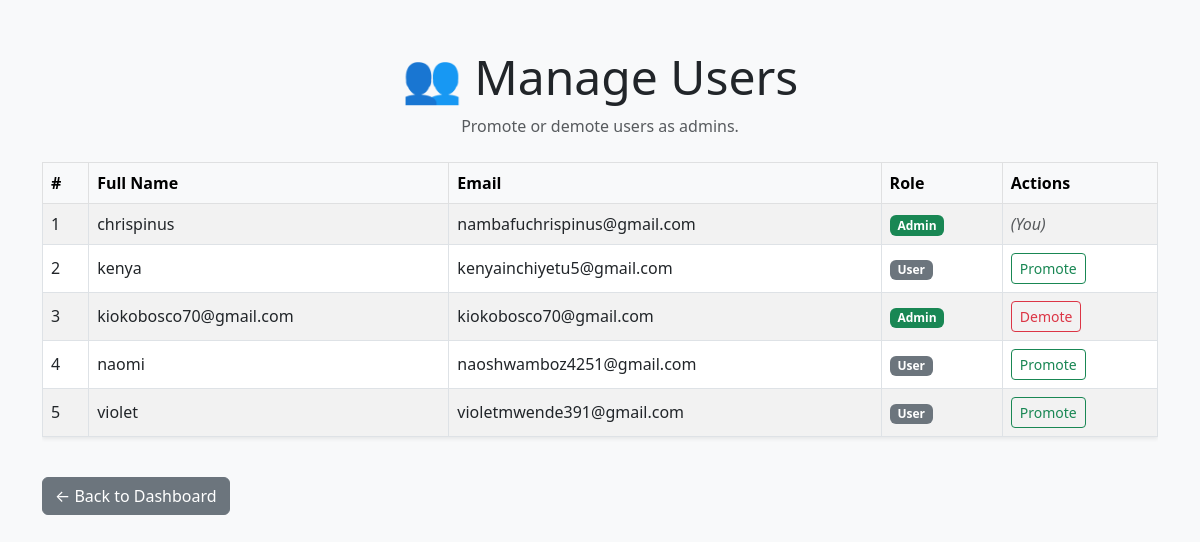
/admin/users (signed in), run on the app's committed database.
### app/models/user.py (models this page shows, shortened)
class User(UserMixin, db.Model):  # ✅ Inherit UserMixin for Flask-Login support
    id = db.Column(db.Integer, primary_key=True)
    email = db.Column(db.String(120), unique=True, nullable=False)
    full_name = db.Column(db.String(120), nullable=False)
    password_hash = db.Column(db.String(128), nullable=False)
    is_admin = db.Column(db.Boolean, default=False)

### app/routes/admin_routes.py (the view)
@admin_bp.route('/admin/users')
@login_required
def manage_users():
    if not current_user.is_admin:
        flash("Access denied. Admins only.", "danger")
        return redirect(url_for('auth.dashboard'))
    users = User.query.order_by(User.full_name).all()
    return render_template('admin/manage_users.html', users=users)

### app/scheduler/scheduler.py (called while the page is built)
def start_scheduler(app):
    with app.app_context():
        scheduler.add_job(
            func=lambda: auto_approve_submitted_applications(app),
            trigger='interval',
            hours=1,
            id='auto_approval_job',  # optional job id for reference
            replace_existing=True    # replace job if it already exists
        )
        if not scheduler.running:
            scheduler.start()
            current_app.logger.info("Scheduler started - auto-approval job scheduled every hour")
        @app.teardown_appcontext
        def shutdown_scheduler(exception=None):
            if scheduler.running:
                scheduler.shutdown(wait=False)
                current_app.logger.info("Scheduler shut down on app context teardown")

### app/templates/admin/manage_users.html (shortened to what this page needs)
<!DOCTYPE html>
<html lang="en">
<head>
    <link href="https://cdn.jsdelivr.net/npm/bootstrap@5.3.0/dist/css/bootstrap.min.css" rel="stylesheet">
</head>
<body class="bg-light">
<div class="container my-5">
    <div class="text-center mb-4">
        <h1 class="display-5">👥 Manage Users</h1>
        <p class="text-muted">Promote or demote users as admins.</p>
    </div>
    <div class="table-responsive">
        <table class="table table-bordered table-striped align-middle shadow-sm">
            <thead class="table-light">
                <tr>
                    <th scope="col">#</th>
                    <th scope="col">Full Name</th>
                    <th scope="col">Email</th>
                    <th scope="col">Role</th>
                    <th scope="col">Actions</th>
                </tr>
            </thead>
            <tbody>
                {% for user in users %}
                    <tr>
                        <td>{{ loop.index }}</td>
                        <td>{{ user.full_name }}</td>
                        <td>{{ user.email }}</td>
                        <td>
                            {% if user.is_admin %}
                                <span class="badge bg-success">Admin</span>
                            {% else %}
                                <span class="badge bg-secondary">User</span>
                            {% endif %}
                        </td>
                        <td>
                            {% if user.is_admin %}
                                {% if user.id != current_user.id %}
                                    <a href="{{ url_for('admin_bp.demote_user', user_id=user.id) }}" class="btn btn-sm btn-outline-danger">Demote</a>
                                {% else %}
                                    <span class="text-muted fst-italic">(You)</span>
                                {% endif %}
                            {% else %}
                                <a href="{{ url_for('admin_bp.promote_user', user_id=user.id) }}" class="btn btn-sm btn-outline-success">Promote</a>
                            {% endif %}
                        </td>
                    </tr>
                {% endfor %}
            </tbody>
        </table>
    </div>
    <div class="mt-4">
        <a href="{{ url_for('admin_bp.admin_dashboard') }}" class="btn btn-secondary">← Back to Dashboard</a>
    </div>
</div>
</body>
</html>

### data on the page
User: full_name "chrispinus", email "nambafuchrispinus@gmail.com", is_admin "Admin"
User: full_name "kenya", email "kenyainchiyetu5@gmail.com", is_admin "User"
User: full_name "kiokobosco70@gmail.com", email "kiokobosco70@gmail.com", is_admin "Admin"
User: full_name "naomi", email "naoshwamboz4251@gmail.com", is_admin "User"
User: full_name "violet", email "violetmwende391@gmail.com", is_admin "User"
